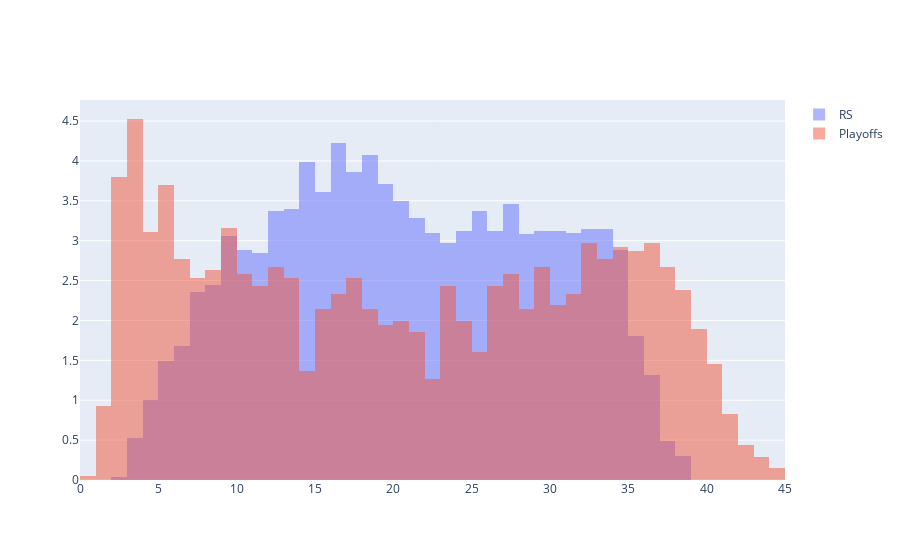

The code cell stored with this chart in its notebook:
### Code cell
#lets get our numbers on a per game basis
#30.25
#bin sizes change the bars
fig = go.Figure()
fig.add_trace(go.Histogram(x=hist_data(rs_df, 50, 5), histnorm='percent', name='RS', xbins={'start': 0, 'end': 46, 'size': 1}))
fig.add_trace(go.Histogram(x=hist_data(playoffs_df, 5, 1), histnorm='percent', name='Playoffs', xbins={'start': 0, 'end': 46, 'size': 1}))
fig.update_layout(barmode='overlay')
fig.update_traces(opacity=0.5)
fig.show()

### Figure 1 — Plotly figure (JSON) as saved in the notebook; plotly's stock layout.template omitted (floating-point values rounded to 4 significant figures; data arrays with more than 128 entries replaced by an {"elided": "..."} marker saying what was removed)
{"data": [{"histnorm": "percent", "name": "RS", "opacity": 0.5, "type": "histogram", "x": {"elided": "4711 float values"}, "xbins": {"end": 46, "size": 1, "start": 0}}, {"histnorm": "percent", "name": "Playoffs", "opacity": 0.5, "type": "histogram", "x": {"elided": "2055 float values"}, "xbins": {"end": 46, "size": 1, "start": 0}}], "layout": {"barmode": "overlay"}}
